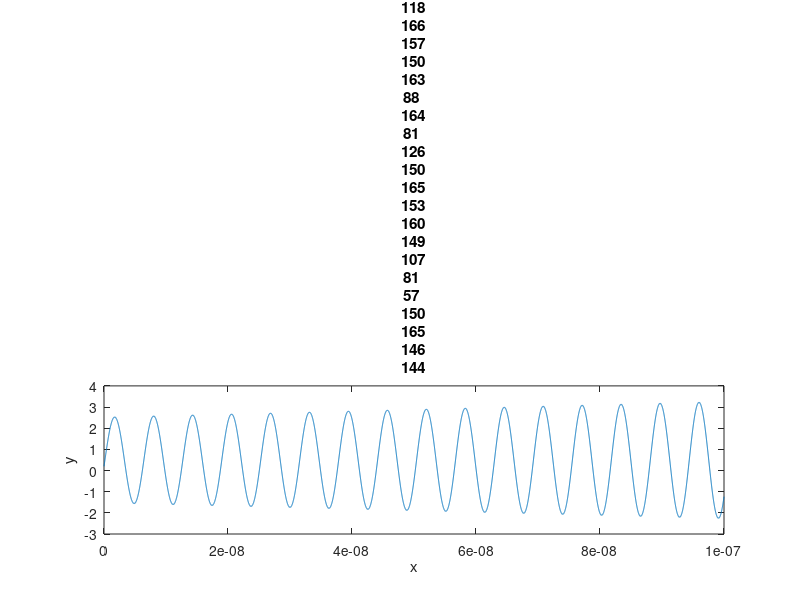
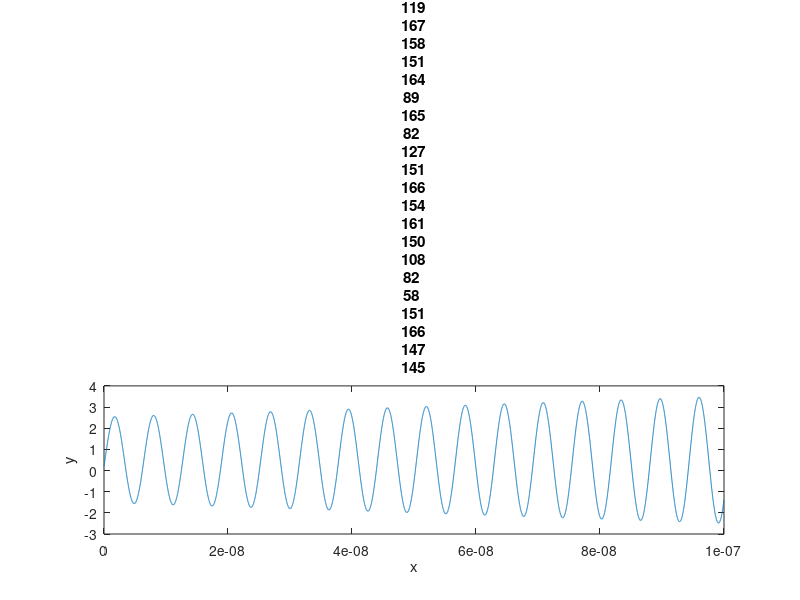
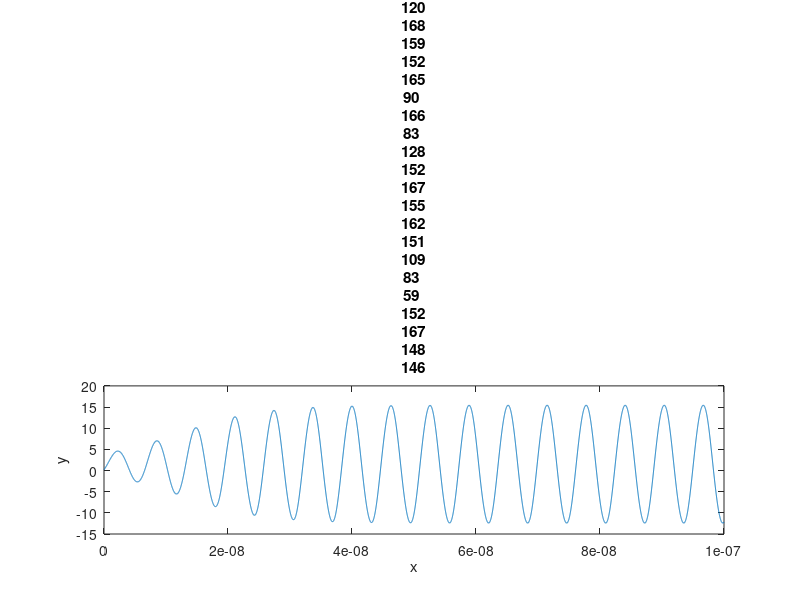
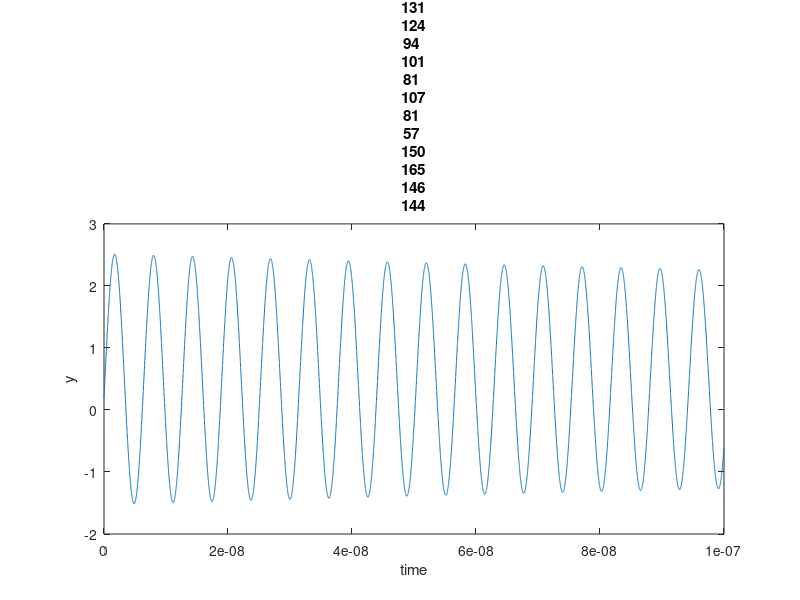

Recreate these plots in MATLAB, in order.
%Euler's Method 
clear

%declare parameters
delta_f = 100e6; %delta big omega - 100 Mhz
f_o = 1e9; % 1 Ghz for lowpass filter (high cut-off freq)
phi = -pi/4; 
tau = 1/delta_f; 

%declare variables
t=0;
n_tau = 10; % # of taus
n_div = 1000; %divisions in 1 tau
Tmax = tau * n_tau; % max time in terms of taus 
h = tau/n_div;  %time step between 0 and 1, smaller more precise

%for plotting; need vectors not single points
t_vec = t : h : Tmax; %vector from t to tmax of step size h


%beta critical from eq 13, 14
beta_cr = -(1 / (sin(2*phi)));
beta_1= 0.99*beta_cr;
beta_2=1.01*beta_cr;
beta_3=3;

beta_vec = [beta_1, beta_2, beta_3];
beta_i = 1;


for beta = beta_vec

 i = 1;
 x= 0.2;
 y = 0.2;
 x_vec = zeros(1, length(t_vec)); %place holders for x values
 y_vec = zeros(1, length(t_vec)) ;

for t = t_vec

x_vec(i) = x;
y_vec(i) = y;

%xdot
F_1 = delta_f *(-x - y + (beta) * (cos(x + phi))^2); 

%ydot
F_2 = ((f_o)^2 / delta_f) * x;


y = y + (h*F_2); 
x= x + (h*F_1);

i = i + 1;
end

%time-series plot

figure()
plot(t_vec, x_vec)
xlabel("x")
ylabel("y")
plot(t_vec, y_vec)
xlabel("x")
ylabel("y")
hold on

%plot(x_vec, y_vec) %plot state variables against each other, hysteresis
%xlabel("x")
%ylabel("y")
%hold on
%plot(x_vec(1), y_vec(1), 'ro')
%plot(x_vec(end), y_vec(end), 'cs')
title("Euler's Method: \beta_" + int2str(beta_i))
%previously hold off
beta_i = beta_i+1;

end
%legend("beta_1", "beta_2", "beta_3")


%%%%%%%%%%%%%%%%%%%%%%%%%%%%%%%%%%%%%%%%%%%%%%%%%%%%%%%%%%%%%%%%%%%%%%%%%%%

%RK-4 Method
clear

%declare parameters
delta_f = 100e6; %delta big omega - 100 MGhz
f_o = 1e9; % 1 Ghz for lowpass filter (high cut-off freq)
phi = -pi/4; 
tau = 1/delta_f; 

%declare variables
t=0;
n_tau = 10; % # of taus, was 5
n_div = 1000; %divisions in 1 tau, was 10
Tmax = tau * n_tau; % max time in terms of taus 
h = tau/n_div;  %time step between 0 and 1, smaller more precise


%for plotting; need vectors not single points
t_vec = t : h : Tmax; %vector from t to tmax of step size h


%beta critical from eq 13,14
beta_cr = -(1 / (sin(2*phi)));
beta_1= 0.99*beta_cr;
beta_2=1.01*beta_cr;
beta_3 = 3;

beta_vec = [beta_1, beta_2, beta_3];
beta_i = 1; 


for beta = beta_vec

 i = 1;
 x= 0.2;
 y = 0.2;
 x_vec = zeros(1, length(t_vec)); %place holders for x values
 y_vec = zeros(1, length(t_vec)) ;

for t = t_vec

x_vec(i) = x;
y_vec(i) = y;

%xdot
k_1x = delta_f *(-x - y + (beta) * (cos(x + phi))^2); 

%ydot
k_1y =((f_o)^2 / delta_f) * x; 

k_2x = delta_f * (-(k_1x*0.5*h + x) - (k_1y*0.5*h + y) + (beta) * (cos((k_1x*0.5*h + x) + phi))^2);
k_2y = ((f_o)^2 / delta_f) * (k_1x*0.5*h + x); 


k_3x = delta_f * (-(k_2x*0.5*h + x) - (k_2y*0.5*h + y) + (beta) * (cos((k_2x*0.5*h + x) + phi))^2);
k_3y = ((f_o)^2 / delta_f) * (k_2x*0.5*h + x); 


k_4x = delta_f * (-(k_3x*h + x) - (k_3y*h + y) + (beta) * (cos((k_3x*h + x) + phi))^2);
k_4y = ((f_o)^2 / delta_f) * (k_3x*h + x); 


k_x =  (1/6) * (k_1x  + 2*k_2x + 2*k_3x + k_4x);
k_y = (1/6) * (k_1y + 2*k_2y + 2*k_3y + k_4y);


x= x + (h*k_x);
y = y + (h*k_y); 


i = i + 1;
end

%time-series plot
%%%%%%%%%%%%%%%%%%%%%%%%%%%%%%%%
figure()
plot(t_vec, x_vec)

xlabel("time")
ylabel("y")

plot(t_vec, y_vec)
xlabel("time")
 ylabel("y")
title("RK-4 : \beta_" + int2str(beta_i))
 hold on
%%%%%%%%%%%%%%%%%%%%%%%%%%%%%


beta_i = beta_i+1;

%plot state variables against each other, hysteresis
%%%%%%%%%%%%%%%%%%%%%%%%%%%%%%
%plot(x_vec, y_vec) 
%title("RK-4")
%%%%%%%%%%%%%%%%%%%%%%%%%%%%%%



end

%legend("beta_1", "beta_2", "beta_3") %needed for hysteresis

